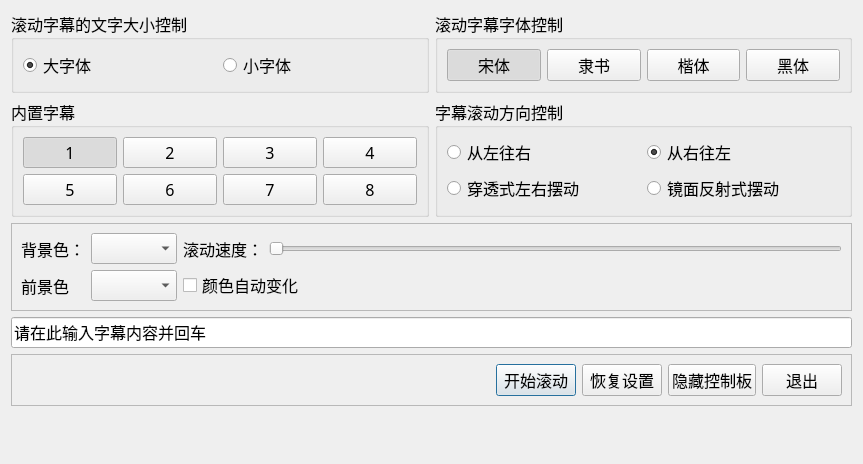
<?xml version="1.0" encoding="UTF-8"?>
<ui version="4.0">
 <class>Dialog</class>
 <widget class="QDialog" name="Dialog">
  <property name="geometry">
   <rect>
    <x>0</x>
    <y>0</y>
    <width>863</width>
    <height>464</height>
   </rect>
  </property>
  <property name="font">
   <font>
    <family>微软雅黑</family>
    <pointsize>12</pointsize>
   </font>
  </property>
  <property name="windowTitle">
   <string>控制板</string>
  </property>
  <layout class="QGridLayout" name="gridLayout">
   <item row="0" column="0">
    <widget class="QGroupBox" name="groupBox">
     <property name="title">
      <string>滚动字幕的文字大小控制</string>
     </property>
     <layout class="QHBoxLayout" name="horizontalLayout_2">
      <item>
       <widget class="QRadioButton" name="rdBigFont">
        <property name="text">
         <string>大字体</string>
        </property>
        <property name="checked">
         <bool>true</bool>
        </property>
       </widget>
      </item>
      <item>
       <widget class="QRadioButton" name="rdSmallFont">
        <property name="text">
         <string>小字体</string>
        </property>
       </widget>
      </item>
     </layout>
    </widget>
   </item>
   <item row="4" column="0" colspan="2">
    <widget class="QFrame" name="frame_2">
     <property name="frameShape">
      <enum>QFrame::StyledPanel</enum>
     </property>
     <property name="frameShadow">
      <enum>QFrame::Raised</enum>
     </property>
     <layout class="QHBoxLayout" name="horizontalLayout">
      <item>
       <spacer name="horizontalSpacer">
        <property name="orientation">
         <enum>Qt::Horizontal</enum>
        </property>
        <property name="sizeHint" stdset="0">
         <size>
          <width>40</width>
          <height>20</height>
         </size>
        </property>
       </spacer>
      </item>
      <item>
       <widget class="QPushButton" name="btnStart">
        <property name="text">
         <string>开始滚动</string>
        </property>
       </widget>
      </item>
      <item>
       <widget class="QPushButton" name="btnRestoreSettings">
        <property name="text">
         <string>恢复设置</string>
        </property>
       </widget>
      </item>
      <item>
       <widget class="QPushButton" name="btnHide">
        <property name="text">
         <string>隐藏控制板</string>
        </property>
       </widget>
      </item>
      <item>
       <widget class="QPushButton" name="btnExit">
        <property name="text">
         <string>退出</string>
        </property>
       </widget>
      </item>
     </layout>
    </widget>
   </item>
   <item row="2" column="0" colspan="2">
    <widget class="QFrame" name="frame">
     <property name="frameShape">
      <enum>QFrame::StyledPanel</enum>
     </property>
     <property name="frameShadow">
      <enum>QFrame::Raised</enum>
     </property>
     <layout class="QGridLayout" name="gridLayout_4">
      <item row="0" column="0">
       <widget class="QLabel" name="label">
        <property name="text">
         <string>背景色：</string>
        </property>
       </widget>
      </item>
      <item row="1" column="1">
       <widget class="QComboBox" name="cbForeground"/>
      </item>
      <item row="1" column="0">
       <widget class="QLabel" name="label_2">
        <property name="text">
         <string>前景色</string>
        </property>
       </widget>
      </item>
      <item row="0" column="1">
       <widget class="QComboBox" name="cbBackground"/>
      </item>
      <item row="0" column="2">
       <widget class="QLabel" name="label_3">
        <property name="text">
         <string>滚动速度：</string>
        </property>
       </widget>
      </item>
      <item row="0" column="3">
       <widget class="QSlider" name="sldSpeed">
        <property name="orientation">
         <enum>Qt::Horizontal</enum>
        </property>
       </widget>
      </item>
      <item row="1" column="2" colspan="2">
       <widget class="QCheckBox" name="cbChangeColor">
        <property name="text">
         <string>颜色自动变化</string>
        </property>
       </widget>
      </item>
     </layout>
    </widget>
   </item>
   <item row="3" column="0" colspan="2">
    <widget class="QLineEdit" name="txtCustom">
     <property name="text">
      <string>请在此输入字幕内容并回车</string>
     </property>
    </widget>
   </item>
   <item row="0" column="1">
    <widget class="QGroupBox" name="groupBox_2">
     <property name="title">
      <string>滚动字幕字体控制</string>
     </property>
     <layout class="QHBoxLayout" name="font_name_layout">
      <item>
       <widget class="QPushButton" name="btnSongTi">
        <property name="text">
         <string>宋体</string>
        </property>
        <property name="checkable">
         <bool>true</bool>
        </property>
        <property name="checked">
         <bool>true</bool>
        </property>
        <property name="autoExclusive">
         <bool>true</bool>
        </property>
       </widget>
      </item>
      <item>
       <widget class="QPushButton" name="btnLiShu">
        <property name="text">
         <string>隶书</string>
        </property>
        <property name="checkable">
         <bool>true</bool>
        </property>
        <property name="autoExclusive">
         <bool>true</bool>
        </property>
       </widget>
      </item>
      <item>
       <widget class="QPushButton" name="btnKaiTi">
        <property name="text">
         <string>楷体</string>
        </property>
        <property name="checkable">
         <bool>true</bool>
        </property>
        <property name="autoExclusive">
         <bool>true</bool>
        </property>
       </widget>
      </item>
      <item>
       <widget class="QPushButton" name="btnHeiTi">
        <property name="text">
         <string>黑体</string>
        </property>
        <property name="checkable">
         <bool>true</bool>
        </property>
        <property name="autoExclusive">
         <bool>true</bool>
        </property>
       </widget>
      </item>
     </layout>
    </widget>
   </item>
   <item row="1" column="1">
    <widget class="QGroupBox" name="groupBox_4">
     <property name="title">
      <string>字幕滚动方向控制</string>
     </property>
     <layout class="QGridLayout" name="direction_layout">
      <item row="0" column="0">
       <widget class="QRadioButton" name="rdOrientRight">
        <property name="text">
         <string>从左往右</string>
        </property>
       </widget>
      </item>
      <item row="0" column="1">
       <widget class="QRadioButton" name="rdOrientLeft">
        <property name="text">
         <string>从右往左</string>
        </property>
        <property name="checked">
         <bool>true</bool>
        </property>
       </widget>
      </item>
      <item row="1" column="0">
       <widget class="QRadioButton" name="rdSwing">
        <property name="text">
         <string>穿透式左右摆动</string>
        </property>
       </widget>
      </item>
      <item row="1" column="1">
       <widget class="QRadioButton" name="rdSwingReflection">
        <property name="text">
         <string>镜面反射式摆动</string>
        </property>
       </widget>
      </item>
     </layout>
    </widget>
   </item>
   <item row="1" column="0">
    <widget class="QGroupBox" name="groupBox_3">
     <property name="title">
      <string>内置字幕</string>
     </property>
     <layout class="QGridLayout" name="txt_btn_layout">
      <item row="0" column="2">
       <widget class="QPushButton" name="btnTxt3">
        <property name="text">
         <string>3</string>
        </property>
        <property name="checkable">
         <bool>true</bool>
        </property>
        <property name="autoExclusive">
         <bool>true</bool>
        </property>
       </widget>
      </item>
      <item row="0" column="1">
       <widget class="QPushButton" name="btnTxt2">
        <property name="text">
         <string>2</string>
        </property>
        <property name="checkable">
         <bool>true</bool>
        </property>
        <property name="autoExclusive">
         <bool>true</bool>
        </property>
       </widget>
      </item>
      <item row="0" column="0">
       <widget class="QPushButton" name="btnText1">
        <property name="text">
         <string>1</string>
        </property>
        <property name="checkable">
         <bool>true</bool>
        </property>
        <property name="checked">
         <bool>true</bool>
        </property>
        <property name="autoExclusive">
         <bool>true</bool>
        </property>
       </widget>
      </item>
      <item row="0" column="3">
       <widget class="QPushButton" name="btnTxt4">
        <property name="text">
         <string>4</string>
        </property>
        <property name="checkable">
         <bool>true</bool>
        </property>
        <property name="autoExclusive">
         <bool>true</bool>
        </property>
       </widget>
      </item>
      <item row="1" column="0">
       <widget class="QPushButton" name="btnTxt5">
        <property name="text">
         <string>5</string>
        </property>
        <property name="checkable">
         <bool>true</bool>
        </property>
        <property name="autoExclusive">
         <bool>true</bool>
        </property>
       </widget>
      </item>
      <item row="1" column="1">
       <widget class="QPushButton" name="btnTxt6">
        <property name="text">
         <string>6</string>
        </property>
        <property name="checkable">
         <bool>true</bool>
        </property>
        <property name="autoExclusive">
         <bool>true</bool>
        </property>
       </widget>
      </item>
      <item row="1" column="2">
       <widget class="QPushButton" name="btnTxt7">
        <property name="text">
         <string>7</string>
        </property>
        <property name="checkable">
         <bool>true</bool>
        </property>
        <property name="autoExclusive">
         <bool>true</bool>
        </property>
       </widget>
      </item>
      <item row="1" column="3">
       <widget class="QPushButton" name="btnTxt8">
        <property name="text">
         <string>8</string>
        </property>
        <property name="checkable">
         <bool>true</bool>
        </property>
        <property name="autoExclusive">
         <bool>true</bool>
        </property>
       </widget>
      </item>
     </layout>
    </widget>
   </item>
   <item row="5" column="0">
    <spacer name="verticalSpacer">
     <property name="orientation">
      <enum>Qt::Vertical</enum>
     </property>
     <property name="sizeHint" stdset="0">
      <size>
       <width>20</width>
       <height>40</height>
      </size>
     </property>
    </spacer>
   </item>
  </layout>
 </widget>
 <resources/>
 <connections/>
</ui>
